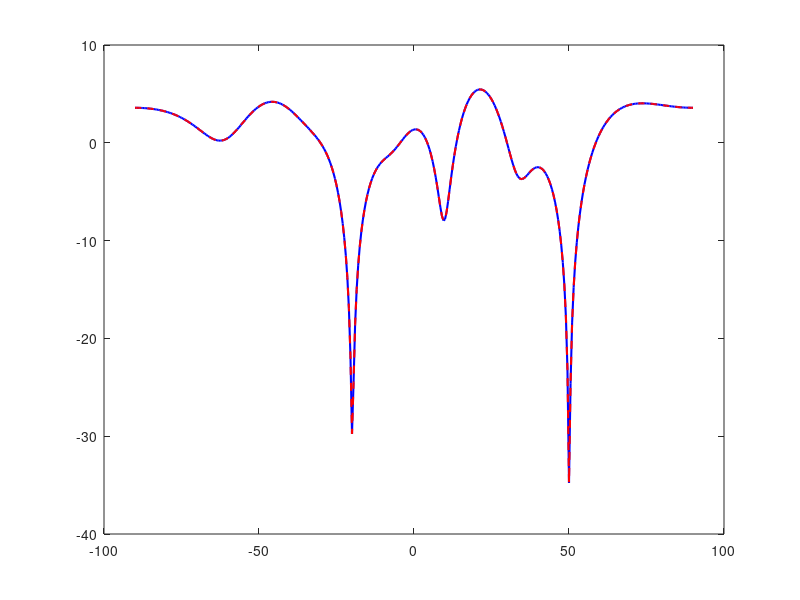

Source code (MATLAB): (Note: this script raises an error after producing the figure.)
%% QR Decomposition-Based MVDR Beamformer
% Full MATLAB Reference Implementation
% Compatible with Versal FPGA fixed-point mapping
%
% Array Model: ULA (Uniform Linear Array)
% Algorithm  : MVDR via QR -> R-matrix -> back-substitution
% -------------------------------------------------------------------------

clear; clc; close all;

%% ============================
%  PARAMETERS
%  ============================
M          = 8;          % Number of array elements
N_snap     = 64;         % Number of snapshots (must be >= M)
f0         = 3e9;        % Carrier frequency (Hz)
c          = 3e8;        % Speed of light
lambda     = c / f0;     % Wavelength
d          = lambda / 2; % Element spacing (half-wavelength)

theta_s    = 30;         % Signal-of-interest (SOI) angle (degrees)
theta_j    = [-20, 50];  % Jammer angles (degrees)
SNR_dB     = 10;         % Signal SNR (dB)
JNR_dB     = 30;         % Jammer-to-noise ratio (dB)
noise_var  = 1.0;        % Noise variance (sigma^2)

%% ============================
%  STEERING VECTOR FUNCTION
%  ============================
sv = @(theta) exp(1j * 2*pi * d/lambda * (0:M-1)' * sind(theta));

%% ============================
%  GENERATE RECEIVED DATA
%  ============================
% Steering vectors
a_s  = sv(theta_s);            % SOI
a_j1 = sv(theta_j(1));         % Jammer 1
a_j2 = sv(theta_j(2));         % Jammer 2

% Signal amplitudes
sig_amp   = sqrt(10^(SNR_dB/10)  * noise_var);
jammer_amp= sqrt(10^(JNR_dB/10) * noise_var);

% Generate snapshots
s  = sig_amp    * (randn(1,N_snap) + 1j*randn(1,N_snap)) / sqrt(2);
j1 = jammer_amp * (randn(1,N_snap) + 1j*randn(1,N_snap)) / sqrt(2);
j2 = jammer_amp * (randn(1,N_snap) + 1j*randn(1,N_snap)) / sqrt(2);
n  = sqrt(noise_var/2) * (randn(M,N_snap) + 1j*randn(M,N_snap));

% Received array data  X: M x N_snap
X = a_s*s + a_j1*j1 + a_j2*j2 + n;

%% ============================
%  SAMPLE COVARIANCE MATRIX
%  ============================
R = (X * X') / N_snap;    % M x M Hermitian PD matrix

%% ============================
%  CHOLESKY FOR REFERENCE
%  (MVDR via direct inversion)
%  ============================
w_direct = (R \ a_s) / (a_s' * (R \ a_s));   % classical MVDR weights

%% ============================
%  QR-BASED MVDR
%  ============================
% Step 1: QR decomposition of X^H (N x M matrix)
%   X^H = Q * R_qr   =>   R_qr is upper triangular
%   X * X^H = R_qr^H * R_qr  (scaled by N_snap)
%
[Q_mat, R_qr] = qr(X' / sqrt(N_snap), 0);  % economy QR, R_qr is MxM upper-triangular

% Step 2: Forward solve R_qr^H * y = a_s  =>  y = R_qr^{-H} * a_s
%         (solves lower-triangular system)
y = R_qr' \ a_s;           % M x 1 complex vector

% Step 3: Back-solve  R_qr * z = y  =>  z = R_qr^{-1} * y = R^{-1} * a_s
z = R_qr \ y;              % M x 1

% Step 4: Normalize to satisfy distortionless constraint
%         w = z / (a_s^H * z)
denom = a_s' * z;
w_qr  = z / denom;         % MVDR weight vector via QR

%% ============================
%  VERIFY RESULTS
%  ============================
fprintf('\n=== Weight Vector Comparison ===\n');
fprintf('Max |w_direct - w_qr| = %.6e\n', max(abs(w_direct - w_qr)));

%% ============================
%  BEAMPATTERN
%  ============================
theta_scan = -90:0.5:90;
nTheta     = length(theta_scan);
BP_direct  = zeros(1, nTheta);
BP_qr      = zeros(1, nTheta);

for k = 1:nTheta
    a_k         = sv(theta_scan(k));
    BP_direct(k) = 20*log10(abs(w_direct' * a_k) + eps);
    BP_qr(k)     = 20*log10(abs(w_qr'     * a_k) + eps);
end

figure('Name','MVDR Beampattern');
plot(theta_scan, BP_direct, 'b-',  'LineWidth', 1.5); hold on;
plot(theta_scan, BP_qr,     'r--', 'LineWidth', 1.5);
xline(theta_s,   'g',  'LineWidth', 1.5, 'Label', 'SOI');
xline(theta_j(1),'m',  'LineWidth', 1.5, 'Label', 'J1');
xline(theta_j(2),'m',  'LineWidth', 1.5, 'Label', 'J2');
grid on; ylim([-80 10]);
xlabel('Angle (degrees)'); ylabel('Array Gain (dB)');
title('QR-MVDR vs Direct-MVDR Beampattern');
legend('Direct MVDR','QR MVDR','Location','Best');

%% ============================
%  SINR COMPUTATION
%  ============================
P_signal_direct = abs(w_direct' * a_s)^2 * sig_amp^2;
P_noise_direct  = noise_var * norm(w_direct)^2;
SINR_direct_dB  = 10*log10(P_signal_direct / P_noise_direct);

P_signal_qr     = abs(w_qr' * a_s)^2 * sig_amp^2;
P_noise_qr      = noise_var * norm(w_qr)^2;
SINR_qr_dB      = 10*log10(P_signal_qr / P_noise_qr);

fprintf('\n=== SINR ===\n');
fprintf('Direct MVDR SINR : %.2f dB\n', SINR_direct_dB);
fprintf('QR     MVDR SINR : %.2f dB\n', SINR_qr_dB);

%% ============================
%  EXPORT FIXED-POINT TEST DATA
%  (for C/HLS verification)
%  ============================
% Scale and quantize to Q1.15 (16-bit fixed-point)
scale    = 2^14;
X_fp     = round(real(X) * scale) + 1j * round(imag(X) * scale);
a_s_fp   = round(real(a_s) * scale) + 1j * round(imag(a_s) * scale);

% Write binary files for HLS testbench
fid = fopen('X_data.bin', 'wb');
fwrite(fid, [real(X_fp(:)); imag(X_fp(:))], 'int16');
fclose(fid);

fid = fopen('a_steer.bin', 'wb');
fwrite(fid, [real(a_s_fp); imag(a_s_fp)], 'int16');
fclose(fid);

% Write weights for golden reference
fid = fopen('w_golden.bin', 'wb');
fwrite(fid, [real(w_qr); imag(w_qr)], 'double');
fclose(fid);

fprintf('\nFixed-point test data exported.\n');

%% ============================
%  FIXED-POINT SIMULATION
%  (matches HLS word lengths)
%  ============================
mvdr_qr_fixed_point(X, a_s, M, N_snap);

%% ============================
%  HELPER: Fixed-Point MVDR-QR
%  ============================
function w_fp = mvdr_qr_fixed_point(X, a_s, M, N_snap)
    WL  = 16;   % word length
    IWL = 2;    % integer word length (Q1.14 approx)
    FWL = WL - IWL;

    % Quantize inputs
    q   = @(x) round(x * 2^FWL) / 2^FWL;

    X_q   = q(real(X))   + 1j*q(imag(X));
    a_q   = q(real(a_s)) + 1j*q(imag(a_s));

    % QR decomp on quantized data
    [~, R_qr] = qr(X_q' / sqrt(N_snap), 0);
    R_qr      = q(real(R_qr)) + 1j*q(imag(R_qr));

    % Forward-backward solve
    y    = q(real(R_qr' \ a_q)) + 1j*q(imag(R_qr' \ a_q));
    z    = q(real(R_qr  \ y))   + 1j*q(imag(R_qr  \ y));
    w_fp = z / (a_q' * z);

    fprintf('\n=== Fixed-Point QR MVDR ===\n');
    fprintf('||w_fp|| = %.6f\n', norm(w_fp));
end
